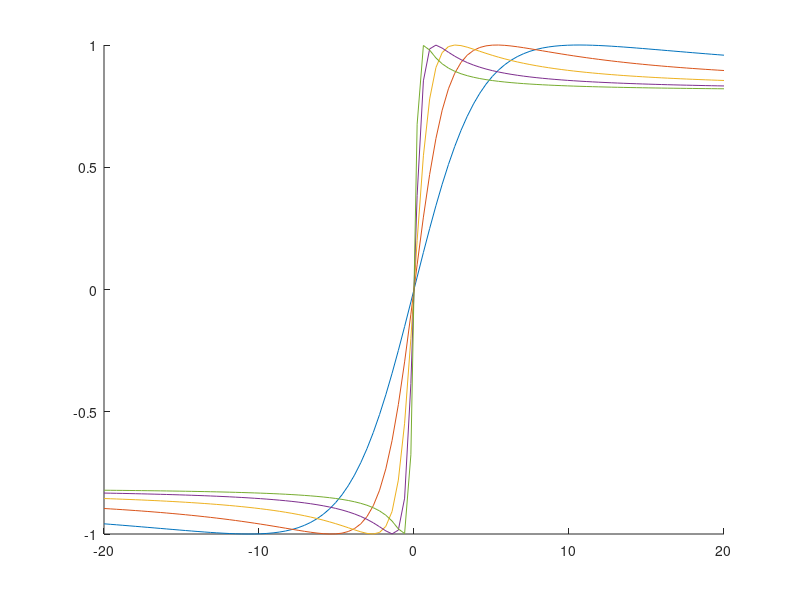

This chart was generated by the following MATLAB code:
% B = 41;
% peak_41 = 0.044
% steepness_new = 6
% B = 41 * 0.044 * 6;
hold off
hold on
for f = logspace(-0.6, 0.6, 5)
    B = 41 * f;
    C = 1.4;
    D = 1;
    E = -0.2;
    x = linspace(-1, 1, 100) * 20 / 180 * pi;
    plot(x * 180 / pi, D * sin(C * atan(B * x - E * (B * x - atan(B * x)))));
end
